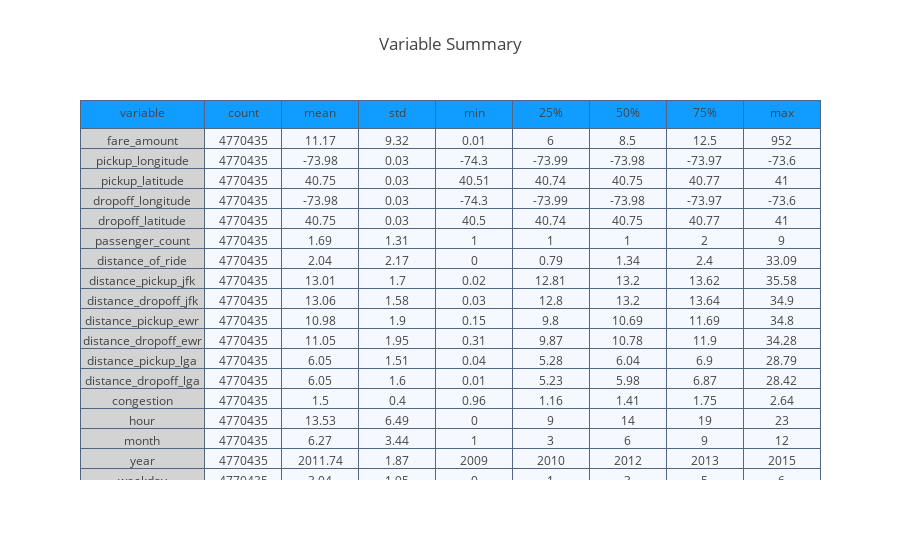

The notebook cell this image was saved under:
### Markdown cell above
## Summarize Variables

Below we created a chart with various summary statistics about each column. This allows us to get a quick sense of the kind of data.

### Code cell
# TODO: change color of the chart

import plotly.offline as py#visualization
py.init_notebook_mode(connected=True)#visualization
import plotly.graph_objs as go#visualization

summary = train.describe().transpose().reset_index().rename(columns = {"index" : 
                                                                          "variable"})
summary  = np.around(summary,2)

var_lst = [summary["variable"],summary["count"],summary['mean'],summary['std'],
           summary["min"],summary["25%"],summary["50%"],summary["75%"],summary["max"]]

table = go.Table(header = dict(values = summary.columns.tolist(),
                               line = dict(color = ['#506784']),
                               fill = dict(color = ['#119DFF']),
                              ),
                 cells  = dict(values = var_lst,
                               line = dict(color = ['#506784']),
                               fill = dict(color = ["lightgrey",'#F5F8FF']),
                              ),
                 columnwidth = [130,80,80,80,80,80,80,80,80])
                
layout = go.Layout(dict(title = "Variable Summary"))
figure = go.Figure(data=[table],layout=layout)
py.iplot(figure)

### Figure 1 — Plotly figure (JSON) as saved in the notebook; plotly's stock layout.template omitted (floating-point values rounded to 4 significant figures; data arrays with more than 128 entries replaced by an {"elided": "..."} marker saying what was removed)
{"data": [{"cells": {"fill": {"color": ["lightgrey", "#F5F8FF"]}, "line": {"color": ["#506784"]}, "values": {"elided": "9x19 mixed values"}}, "columnwidth": [130, 80, 80, 80, 80, 80, 80, 80, 80], "header": {"fill": {"color": ["#119DFF"]}, "line": {"color": ["#506784"]}, "values": ["variable", "count", "mean", "std", "min", "25%", "50%", "75%", "max"]}, "type": "table", "uid": "ea42921b-2780-4a65-a535-c0245be5388b"}], "layout": {"title": {"text": "Variable Summary"}}}
